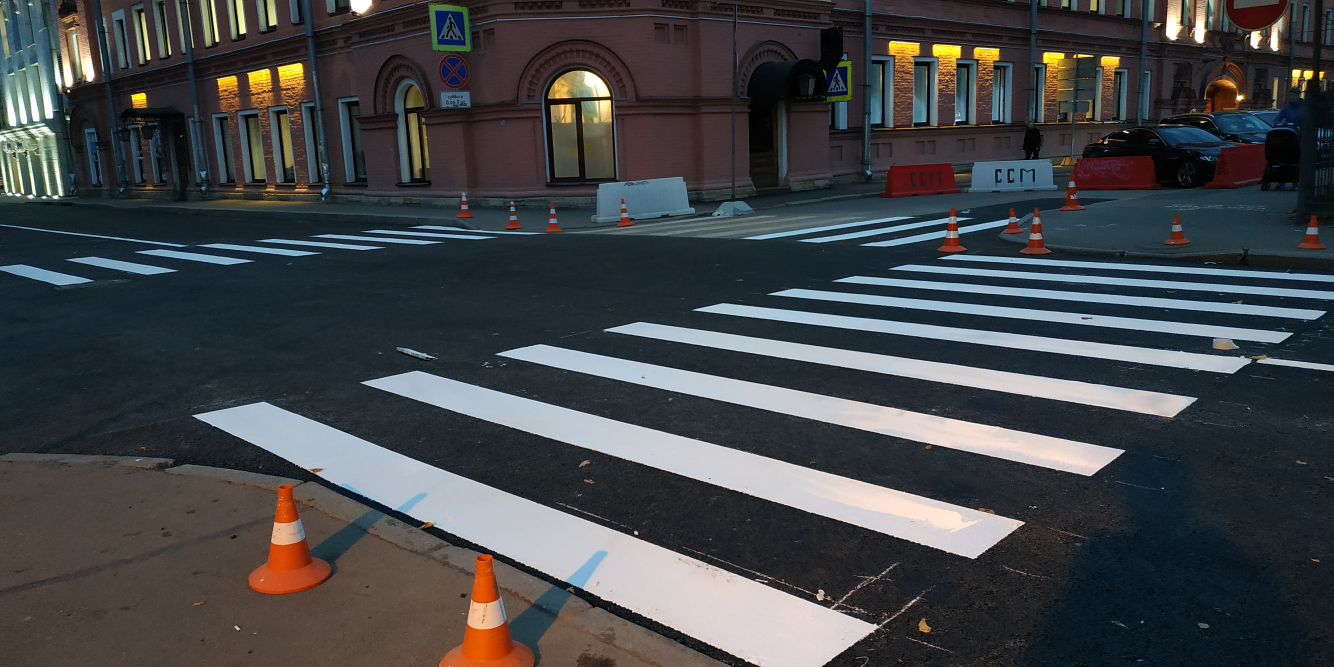
#> input picture Lab 2/2-3.jpg, 4000 x 2000 px (shown at 1/3 size)
$ python task2-1.py
#> lines starting #> are read from the running program, lines starting #| are printed output that depends on the picture; after the words box and inside, x2 and y2 are one past the last pixel; in counts of white or black regions, pixels touching at a corner belong together
import cv2

и = 4
img = cv2.imread('2-3.jpg', flags=cv2.IMREAD_GRAYSCALE)
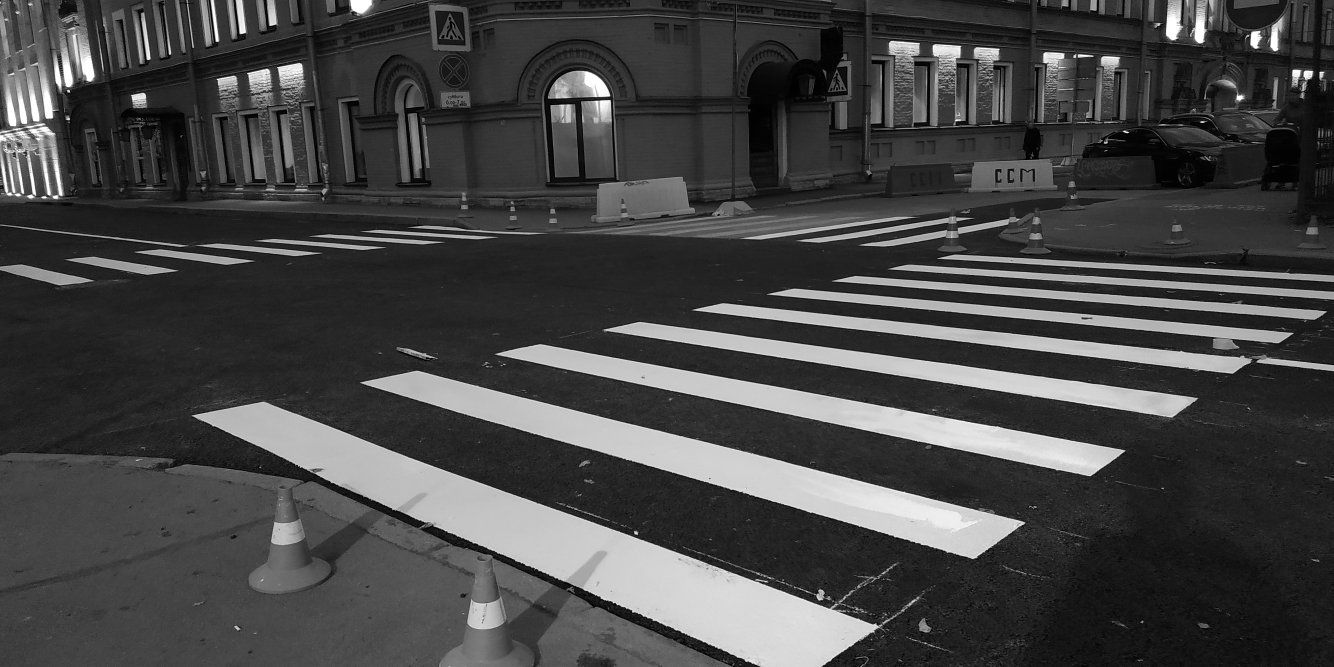
#> img: shape (2000, 4000) (shown at 1/3 size); min 0, max 255, mean 69.5
# [13 lines of commented-out code are left out]

for k in range(100, 255):
    thres ,edit = cv2.threshold(img, k, 255, cv2.THRESH_BINARY)
    cv2.imshow('edit', cv2.resize(edit, (int(edit.shape[1] / и), int(edit.shape[0] / и))))
    if cv2.waitKey(100) == ord('q'):
        break
#> this loop made 1 pass; (key q is pressed on pass 1)
#> thres on pass 1: 100
#> pass 1, `thres ,edit = cv2.threshold(img, k, 255, cv2.THRESH_BINARY)`:
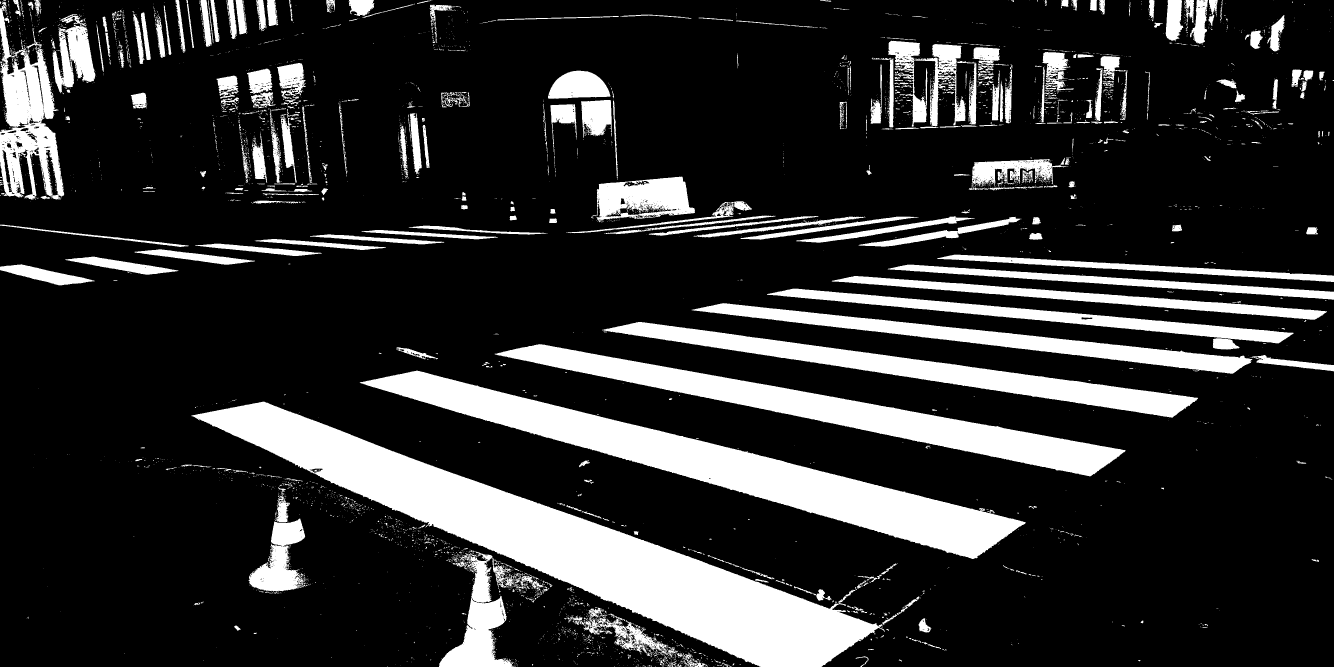
#> edit: shape (2000, 4000) (shown at 1/3 size); 18.6% white; 4604 white regions (3960 under 20 px), largest, box (x1, y1, x2, y2) and area: (574, 1205, 2655, 2000) 366457, (1079, 1112, 3077, 1677) 217994, (1484, 1032, 3377, 1429) 139685
#> pass 1, `cv2.imshow('edit', cv2.resize(edit, (int(edit.shape[1] / и), int(edit...`:
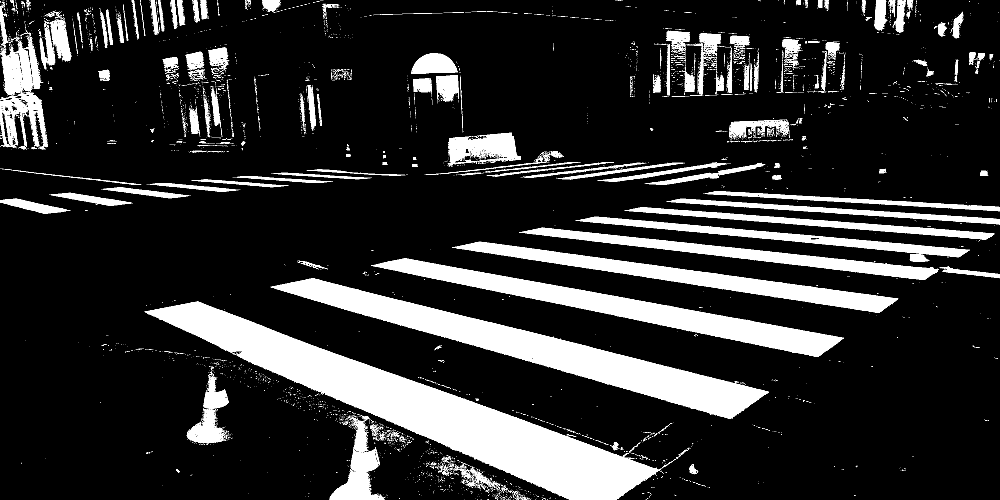
#> window 'edit': shape (500, 1000); min 0, max 255, mean 47.5
# [5 lines of commented-out code are left out]

print(k)
cv2.imshow('edit', cv2.resize(edit, (int(edit.shape[1] / и), int(edit.shape[0] / и))))
cv2.imshow('image', cv2.resize(img, (int(img.shape[1] / и), int(img.shape[0] / и))))
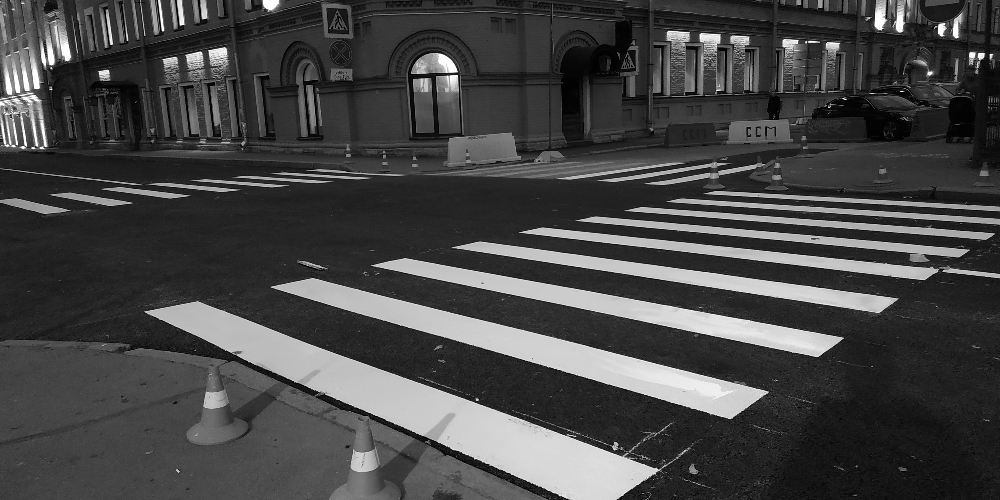
#> window 'image': shape (500, 1000); min 0, max 255, mean 69.6

cv2.waitKey()

$ run again, with Lab 2/2-0.jpg copied over Lab 2/2-3.jpg
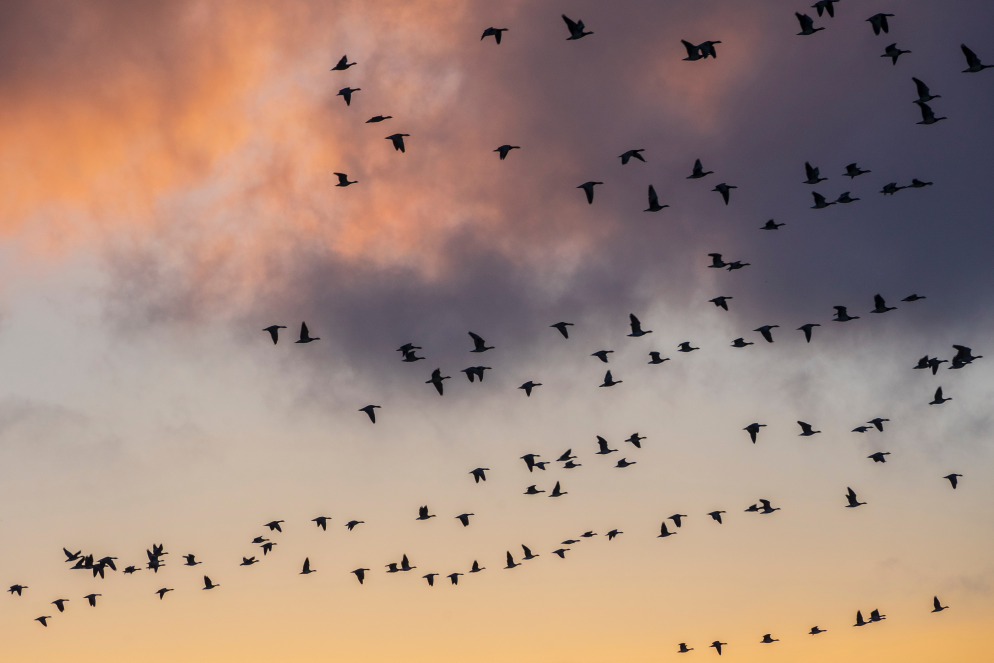
#> input picture Lab 2/2-0.jpg, 4968 x 3312 px (shown at 1/5 size)
#> the loop `for k in range(100, 255):` made 1 pass; (key q is pressed on pass 1)
#> thres on pass 1: 100
#> pass 1, `thres ,edit = cv2.threshold(img, k, 255, cv2.THRESH_BINARY)`:
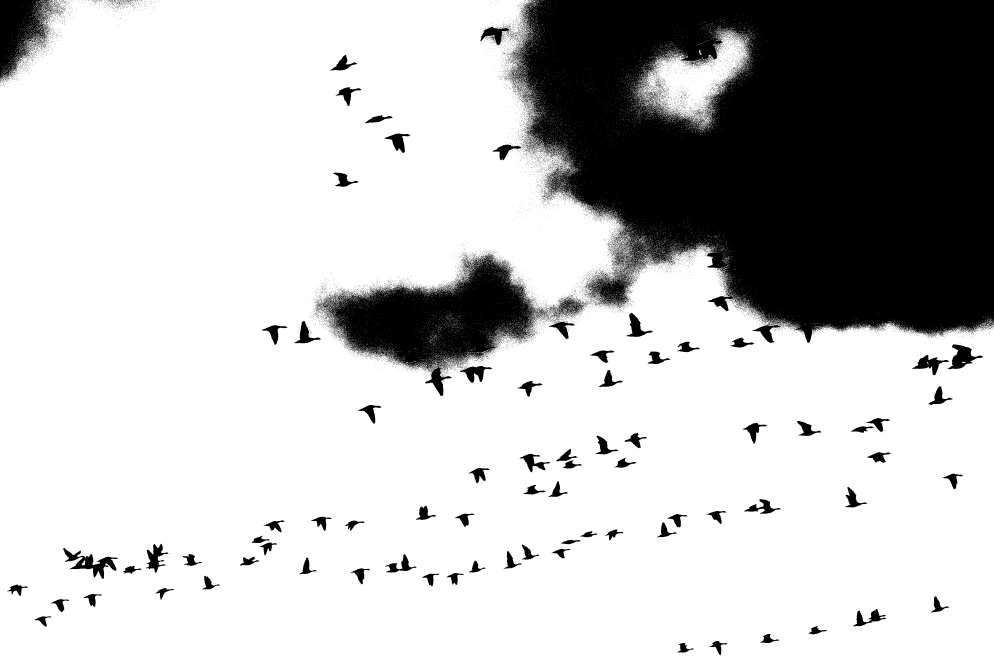
#> edit: shape (3312, 4968) (shown at 1/5 size); 76.5% white; 18474 black regions (17905 under 20 px), largest, box (x1, y1, x2, y2) and area: (2543, 0, 4968, 1714) 3147973, (1604, 1266, 2741, 1980) 328416, (0, 0, 268, 398) 60068
#> pass 1, `cv2.imshow('edit', cv2.resize(edit, (int(edit.shape[1] / и), int(edit...`:
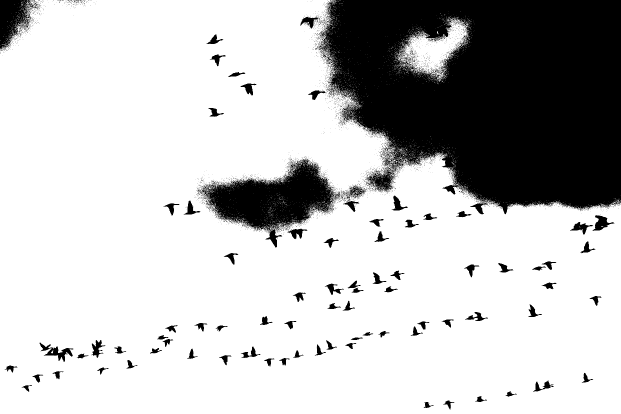
#> window 'edit': shape (828, 1242) (shown at 1/2 size); min 0, max 255, mean 195

$ run again, with Lab 2/2-1.jpg copied over Lab 2/2-3.jpg
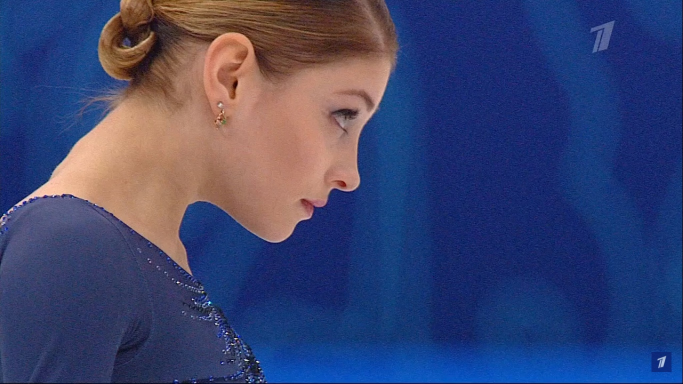
#> input picture Lab 2/2-1.jpg, 1366 x 768 px (shown at 1/2 size)
#> the loop `for k in range(100, 255):` made 1 pass; (key q is pressed on pass 1)
#> thres on pass 1: 100
#> pass 1, `thres ,edit = cv2.threshold(img, k, 255, cv2.THRESH_BINARY)`:
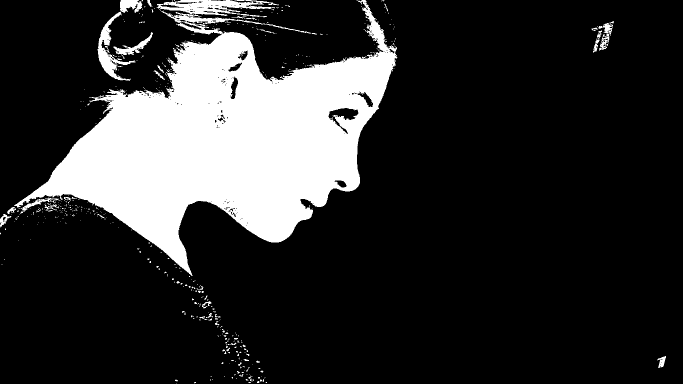
#> edit: shape (768, 1366) (shown at 1/2 size); 18.5% white; 502 white regions (460 under 20 px), largest, box (x1, y1, x2, y2) and area: (28, 0, 795, 552) 180349, (313, 0, 558, 35) 4024, (195, 0, 285, 162) 3427
#> `cv2.imshow('image', cv2.resize(img, (int(img.shape[1] / и), int(img.sh..`:
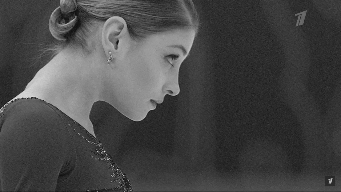
#> window 'image': shape (192, 341); min 11, max 232, mean 70.5
